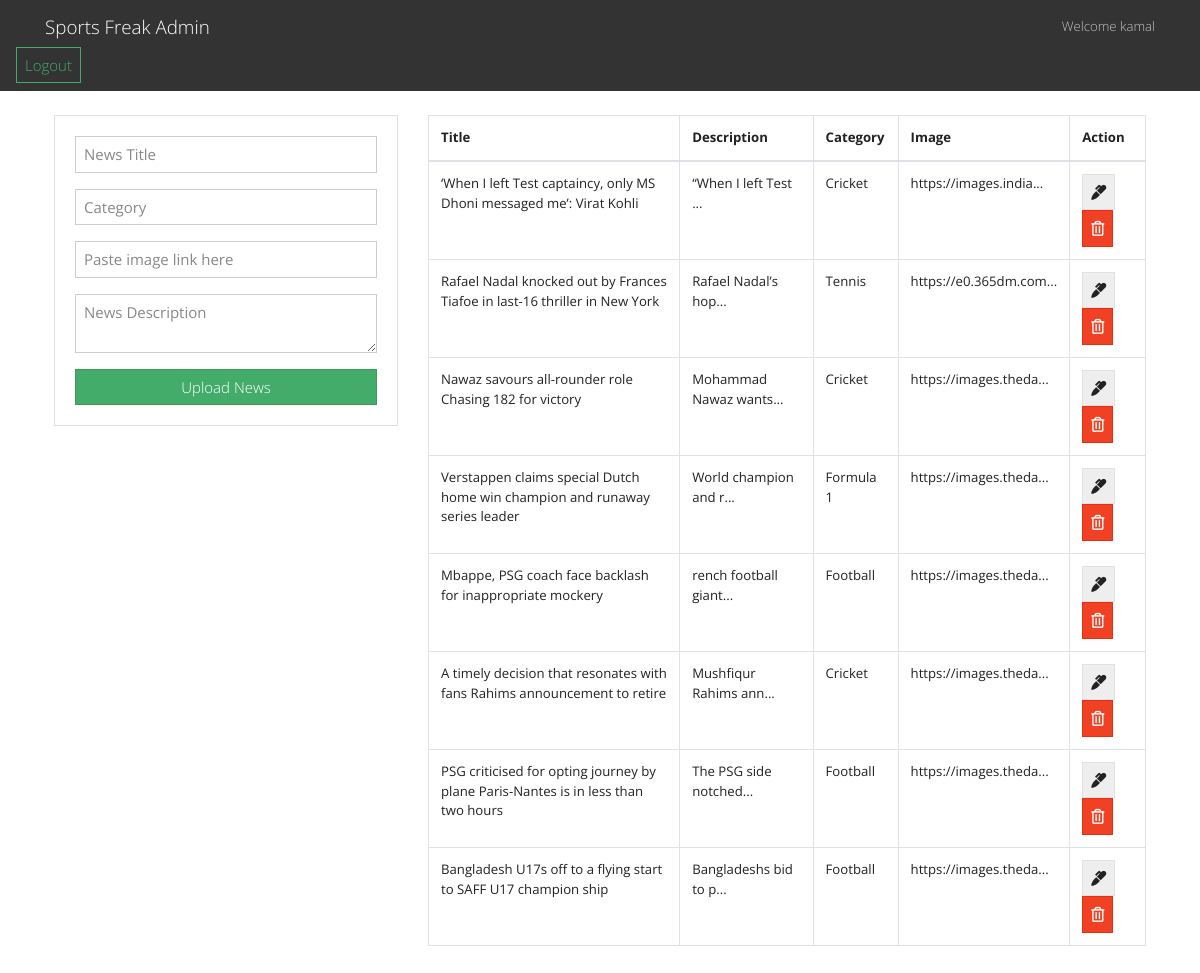
The page /admin/home.php (signed in) on the database its author committed.
### tables this page shows
CREATE TABLE `news` (
  `id` int(11) NOT NULL,
  `title` varchar(255) NOT NULL,
  `category` varchar(255) NOT NULL,
  `picture` varchar(255) NOT NULL,
  `description` text DEFAULT NULL,
  `created_at` timestamp NOT NULL DEFAULT current_timestamp()
);

### admin/home.php (the view, shortened to what this page needs)
<?php include("db.php"); ?>
<?php include('includes/header.php'); ?>
<main class="container p-4">
  <div class="row">
    <div class="col-md-4">
      <div class="card card-body">
        <form action="save_task.php" method="POST">
          <div class="form-group">
            <input type="text" name="title" class="form-control" placeholder="News Title" autofocus>
          </div>
          <div class="form-group">
            <input type="text" name="category" class="form-control" placeholder="Category" autofocus>
          </div>
          <div class="form-group">
            <input type="text" name="image" class="form-control" placeholder="Paste image link here" autofocus>
          </div>
          <div class="form-group">
            <textarea name="description" rows="2" class="form-control" placeholder="News Description"></textarea>
          </div>
          <input type="submit" name="save_task" class="btn btn-success btn-block" value="Upload News">
        </form>
      </div>
    </div>
    <div class="col-md-8">
      <table class="table table-bordered">
        <thead>
          <tr>
            <th>Title</th>
            <th>Description</th>
            <th>Category</th>
            <th>Image</th>
            <th>Action</th>
          </tr>
        </thead>
        <tbody>
          <?php
          $query = "SELECT * FROM news";
          $result_tasks = mysqli_query($conn, $query);
          while($row = mysqli_fetch_assoc($result_tasks)) { ?>
          <tr>
            <td><?php echo substr($row['title'],0); ?></td>
            <td><?php echo substr($row['description'],0,20); ?>...</td>
            <td><?php echo substr($row['category'],0,10); ?></td>
            <td><?php echo substr($row['picture'],0,20); ?>...</td>
            <td>
              <a href="edit.php?id=<?php echo $row['id']?>" class="btn btn-secondary">
                <i class="fas fa-marker"></i>
              </a>
              <a href="delete_task.php?id=<?php echo $row['id']?>" class="btn btn-danger">
                <i class="far fa-trash-alt"></i>
              </a>
            </td>
          </tr>
          <?php } ?>
        </tbody>
      </table>
    </div>
  </div>
</main>
<?php include('includes/footer.php'); ?>

### rows shown on the page
news: title "‘When I left Test captaincy, only MS Dhoni messaged me’: Virat Kohli", description "“When I left Test", category "Cricket", picture "https://images.india"
news: title "Rafael Nadal knocked out by Frances Tiafoe in last-16 thriller in New York", description "Rafael Nadal’s hop", category "Tennis", picture "https://e0.365dm.com"
news: title "Nawaz savours all-rounder role Chasing 182 for victory", description "Mohammad Nawaz wants", category "Cricket", picture "https://images.theda"
news: title "Verstappen claims special Dutch home win champion and runaway series leader", description "World champion and r", category "Formula 1", picture "https://images.theda"
news: title "Mbappe, PSG coach face backlash for inappropriate mockery", description "rench football giant", category "Football", picture "https://images.theda"
news: title "A timely decision that resonates with fans Rahims announcement to retire", description "Mushfiqur Rahims ann", category "Cricket", picture "https://images.theda"
news: title "PSG criticised for opting journey by plane Paris-Nantes is in less than two hours", description "The PSG side notched", category "Football", picture "https://images.theda"
news: title "Bangladesh U17s off to a flying start to SAFF U17 champion ship", description "Bangladeshs bid to p", category "Football", picture "https://images.theda"

### other values the page prints
$_SESSION['username'] "kamal"
